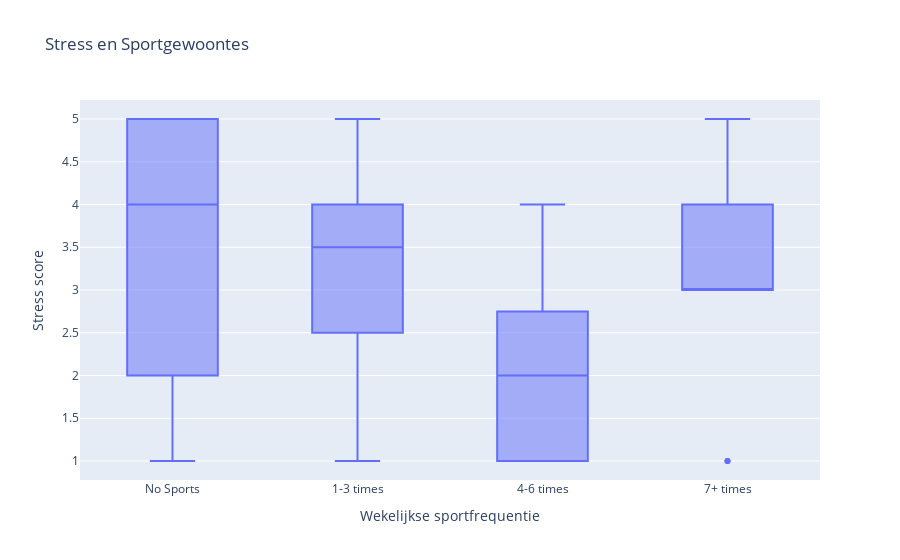

The notebook cell this image was saved under:
### Markdown cell above
Meer bewegen wordt in de wetenschappelijke literatuur gezien, als één van de eenvoudigste manieren om iemands mentale gezondheid te verbeteren (Mahindru et al., 2023). Dit idee wordt bevestigd door de data uit de gevonden datasets. Daarnaast heeft meer fysieke activiteit een positieve invloed op het slaappatroon (Mahindru et al., 2023), wat tot een extra versterkt effect ter verbetering van de mentale gezondheid onder studenten zou kunnen leiden.

### Code cell
import kagglehub
import pandas as pd
import os
import plotly.express as px
import plotly.graph_objs as go
from plotly.offline import init_notebook_mode
init_notebook_mode(connected=True)
# Download latest version
path = kagglehub.dataset_download("abdullahashfaqvirk/student-mental-health-survey")

# print("Path to dataset files:", path)

csv_path = os.path.join(path, "MentalHealthSurvey.csv") 
df = pd.read_csv(csv_path)
# print(df.head(n=5))

df['sports_engagement'] = pd.Categorical(
    df['sports_engagement'],
    categories=['No Sports','1-3 times', '4-6 times', '7+ times'],
    ordered=True
)
depressie_level = df['depression']
stress_level = df['anxiety']
slaap_level = df['average_sleep']
isolatie = df['isolation']

fig = go.Figure()

fig.add_trace(go.Box(
    x=df['sports_engagement'],
    y=stress_level
))
fig.update_layout(
    title = 'Stress en Sportgewoontes',
    xaxis_title = 'Wekelijkse sportfrequentie',
    yaxis_title = 'Stress score',
    xaxis=dict(
        categoryorder='array',
        categoryarray=['No Sports', '1-3 times', '4-6 times', '7+ times']
    )
)

fig.show()

### Figure 1 — Plotly figure (JSON) as saved in the notebook; plotly's stock layout.template omitted (floating-point values rounded to 4 significant figures)
{"data": [{"type": "box", "x": ["No Sports", "1-3 times", "1-3 times", "No Sports", "No Sports", "No Sports", "1-3 times", "No Sports", "1-3 times", "No Sports", "No Sports", "1-3 times", "No Sports", "No Sports", "No Sports", "No Sports", "No Sports", "No Sports", "1-3 times", "1-3 times", "1-3 times", "No Sports", "No Sports", "1-3 times", "1-3 times", "7+ times", "1-3 times", "7+ times", "4-6 times", "4-6 times", "No Sports", "No Sports", "No Sports", "No Sports", "No Sports", "7+ times", "No Sports", "4-6 times", "No Sports", "No Sports", "1-3 times", "No Sports", "1-3 times", "4-6 times", "1-3 times", "7+ times", "1-3 times", "No Sports", "1-3 times", "No Sports", "1-3 times", "7+ times", "7+ times", "1-3 times", "1-3 times", "4-6 times", "4-6 times", "No Sports", "4-6 times", "1-3 times", "4-6 times", "1-3 times", "7+ times", "No Sports", "1-3 times", "No Sports", "1-3 times", "No Sports", "7+ times", "4-6 times", "No Sports", "7+ times", "No Sports", "No Sports", "7+ times", "1-3 times", "No Sports", "4-6 times", "No Sports", "No Sports", "No Sports", "No Sports", "No Sports", "No Sports", "No Sports", "No Sports", "4-6 times"], "y": [1, 3, 3, 5, 5, 5, 4, 2, 4, 5, 3, 3, 4, 4, 3, 1, 2, 2, 4, 5, 2, 4, 4, 5, 4, 1, 3, 5, 4, 3, 2, 3, 3, 2, 5, 3, 4, 2, 5, 3, 1, 4, 3, 1, 2, 3, 5, 3, 4, 1, 2, 4, 3, 4, 3, 1, 4, 2, 1, 2, 2, 2, 4, 4, 5, 4, 4, 2, 4, 1, 4, 3, 5, 5, 1, 5, 3, 2, 5, 5, 4, 2, 3, 5, 2, 4, 2]}], "layout": {"title": {"text": "Stress en Sportgewoontes"}, "xaxis": {"categoryarray": ["No Sports", "1-3 times", "4-6 times", "7+ times"], "categoryorder": "array", "title": {"text": "Wekelijkse sportfrequentie"}}, "yaxis": {"title": {"text": "Stress score"}}}}
